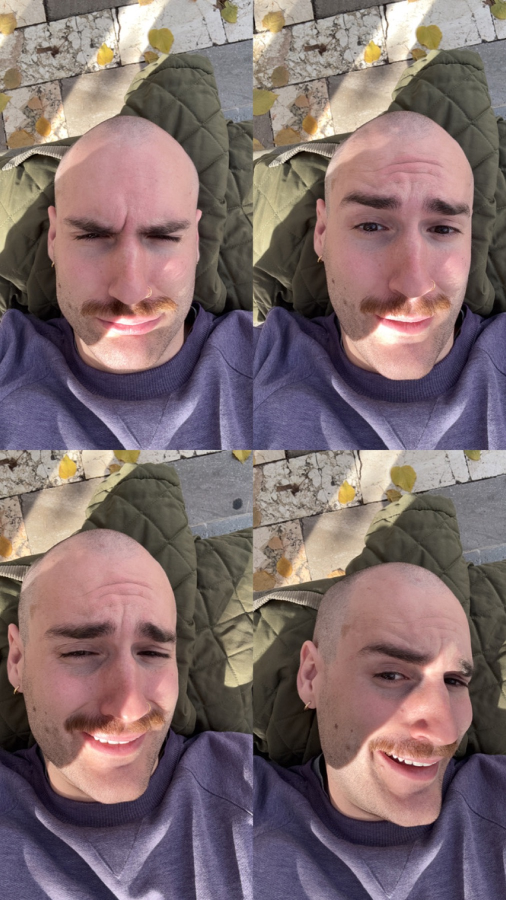
#> input picture img/about/ritratto.jpg, 1012 x 1800 px (shown at 1/2 size); its folder holds only this picture in this run
$ python optimize_images.py ../img/about/ritratto.jpg
#> lines starting #> are read from the running program, lines starting #| are printed output that depends on the picture
#!/usr/bin/env python3
"""Prepare photos for the site.

Resizes, fixes rotation, strips metadata (including GPS) and saves web-ready
JPEGs into img/<section>/. For the archive it numbers photos 0001.jpg, 0002.jpg ... (1800 px), writes
900 px thumbnails to img/archivio/thumbs/ and rebuilds img/archivio/archivio.json.

Usage (from the repo root):
    pip3 install pillow
    python3 tools/optimize_images.py ~/Desktop/foto-archivio archivio
    python3 tools/optimize_images.py ~/Desktop/siculo siculo
    python3 tools/optimize_images.py --manifest-only      # just rebuild archivio.json

New archive photos are numbered after the last one, so import each batch once.
Project photos are renamed cover.jpg,
01.jpg, 02.jpg ... as the pages expect (a file named "cover..." becomes the cover).

Sections: archivio, boheme, modi, siculo, faccioni, place-of-freedom,
papa-che-fanno-i-papa, about. Originals are never modified.
"""
import argparse
import json
import re
import sys
from pathlib import Path

try:
    from PIL import Image, ImageOps
except ImportError:
    sys.exit("Pillow is missing: run  pip3 install pillow")

ROOT = Path(__file__).resolve().parent.parent
IMG = ROOT / "img"
ARCHIVE = IMG / "archivio"
MANIFEST = ARCHIVE / "archivio.json"
EXTS = {".jpg", ".jpeg", ".png", ".tif", ".tiff", ".webp", ".heic"}
MAX_SIDE = 2000      # px, long side (project pages)
ARCHIVE_SIDE = 1800  # px, archive photos
THUMB_SIDE = 900     # px, archive thumbnails in img/archivio/thumbs/
QUALITY = 82


def process(src, dest_dir, name, side=MAX_SIDE, thumb_dir=None):
#> called with name = '0001', side = 1800
    dest = dest_dir / (name + ".jpg")
    with Image.open(src) as im:
#> im is the input picture: PIL image 1012x1800 RGB; mean R, G, B 128.7, 109.4, 110.2
        im = ImageOps.exif_transpose(im)
        if im.mode not in ("RGB", "L"):
            im = im.convert("RGB")
        im.thumbnail((side, side), Image.LANCZOS)
        # No exif/icc passed -> metadata (camera serial, GPS) is dropped.
        im.save(dest, "JPEG", quality=QUALITY, optimize=True, progressive=True)
        if thumb_dir:
            im.thumbnail((THUMB_SIDE, THUMB_SIDE), Image.LANCZOS)
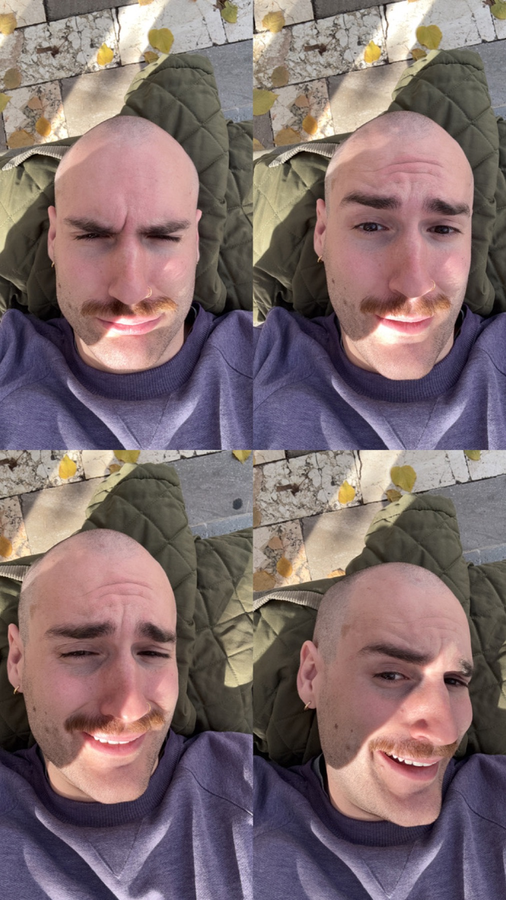
#> im: PIL image 506x900 RGB; mean R, G, B 128.7, 109.4, 110.2
            im.save(thumb_dir / dest.name, "JPEG", quality=QUALITY, optimize=True, progressive=True)
    return dest


def read_manifest():
    if not MANIFEST.exists():
        return {}
    try:
        return {p["file"]: p for p in json.loads(MANIFEST.read_text(encoding="utf-8")) if p.get("file")}
    except (json.JSONDecodeError, TypeError):
        sys.exit("img/archivio/archivio.json is not valid JSON: fix it before re-running")


def next_number():
    nums = [int(p.stem) for p in ARCHIVE.glob("*.jpg") if p.stem.isdigit()]
    return max(nums, default=0) + 1


def write_manifest():
    """Format agreed with Design (docs/DESIGN.md):
    [{"n": "0001", "file": "0001.jpg", "film": "", "luogo": "", "anno": null}]
    Hand-written film / luogo / anno are kept."""
    old = read_manifest()
    photos = []
    for f in sorted(ARCHIVE.glob("*.jpg")):
        entry = old.get(f.name, {})
        photos.append({"n": f.stem, "file": f.name, "film": entry.get("film", ""),
                       "luogo": entry.get("luogo", ""), "anno": entry.get("anno"),
                       **{k: v for k, v in entry.items() if k not in {"n", "file", "film", "luogo", "anno"}}})
    MANIFEST.write_text(json.dumps(photos, ensure_ascii=False, indent=2) + "\n", encoding="utf-8")
    print(f"img/archivio/archivio.json: {len(photos)} photos")


def main():
    ap = argparse.ArgumentParser(description=__doc__, formatter_class=argparse.RawDescriptionHelpFormatter)
    ap.add_argument("source", nargs="?", help="folder (or single file) with the original photos")
    ap.add_argument("section", nargs="?", default="archivio", help="destination folder inside img/")
    ap.add_argument("--manifest-only", action="store_true")
    args = ap.parse_args()

    if not args.manifest_only:
        if not args.source:
            ap.error("source folder is required")
        src = Path(args.source).expanduser()
        items = [src] if src.is_file() else sorted(
            p for p in src.rglob("*") if p.suffix.lower() in EXTS and not p.name.startswith("."))
        if not items:
            sys.exit(f"No photos found in {src}")
        dest_dir = IMG / args.section
        dest_dir.mkdir(parents=True, exist_ok=True)
        total = 0
        # Project pages expect cover.jpg + 01.jpg, 02.jpg ... (in name order).
        # A file whose name starts with "cover" becomes the cover; otherwise the first one.
        archive = args.section == "archivio"
        thumb_dir = None
        if archive:
            # Archive: 0001.jpg, 0002.jpg ... continuing after the last one, + thumbnail.
            thumb_dir = ARCHIVE / "thumbs"
            thumb_dir.mkdir(parents=True, exist_ok=True)
            start = next_number()
            names = [(p, f"{start + i:04d}") for i, p in enumerate(items)]
        else:
            covers = [p for p in items if p.stem.lower().startswith("cover")]
            cover = covers[0] if covers else items[0]
            rest = [p for p in items if p is not cover]
            names = [(cover, "cover")] + [(p, f"{i:02d}") for i, p in enumerate(rest, 1)]
        for p, name in names:
            try:
                out = process(p, dest_dir, name, ARCHIVE_SIDE if archive else MAX_SIDE, thumb_dir)
            except Exception as e:  # unreadable file (e.g. HEIC without plugin)
                print(f"! skipped {p.name}: {e}")
                continue
            kb = out.stat().st_size // 1024
            total += kb
            print(f"  {p.name} -> {out.relative_to(ROOT)} ({kb} KB)")
        print(f"{len(items)} photos, {total / 1024:.1f} MB total")

    if args.manifest_only or args.section == "archivio":
        write_manifest()


if __name__ == "__main__":
    main()

$ run again, on img/faccioni/01.jpg
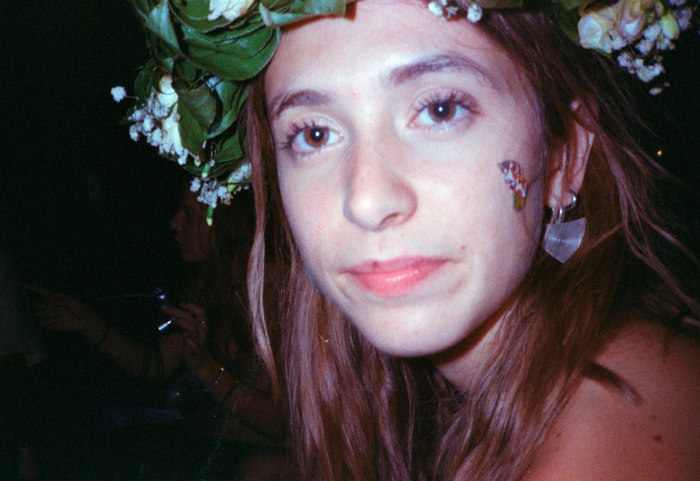
#> input picture img/faccioni/01.jpg, 1400 x 962 px (shown at 1/2 size)
#> in process, im is the input picture: PIL image 1400x962 RGB; mean R, G, B 77.1, 66.4, 67.8
#> in process, `im.thumbnail((THUMB_SIDE, THUMB_SIDE), Image.LANCZOS)`:
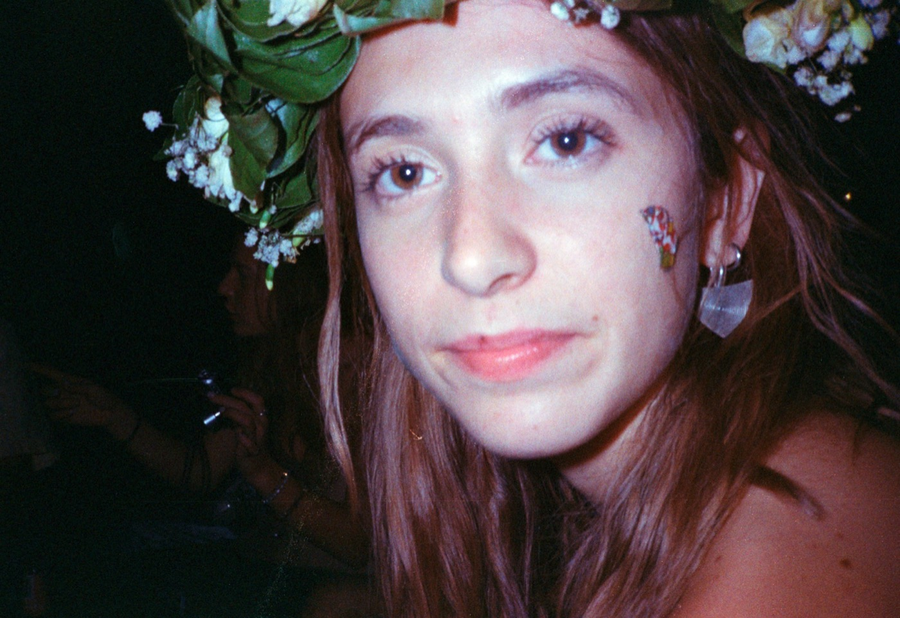
#> im: PIL image 900x618 RGB; mean R, G, B 77.1, 66.4, 67.8

$ run again, on img/faccioni/02.jpg
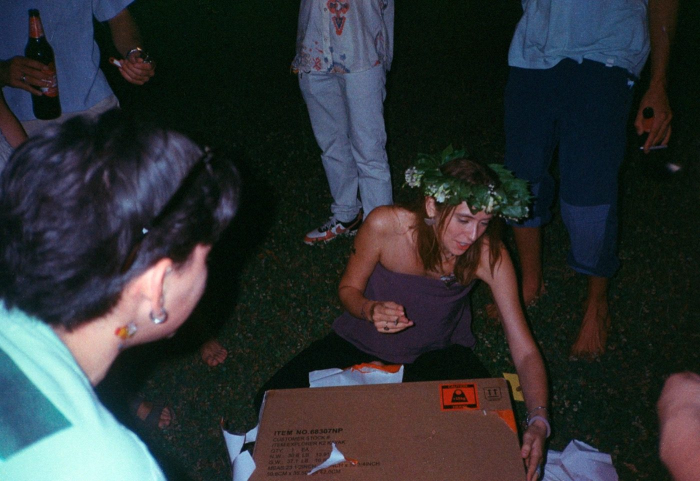
#> input picture img/faccioni/02.jpg, 1400 x 962 px (shown at 1/2 size)
#> in process, im is the input picture: PIL image 1400x962 RGB; mean R, G, B 46.5, 50, 52
#> in process, `im.thumbnail((THUMB_SIDE, THUMB_SIDE), Image.LANCZOS)`:
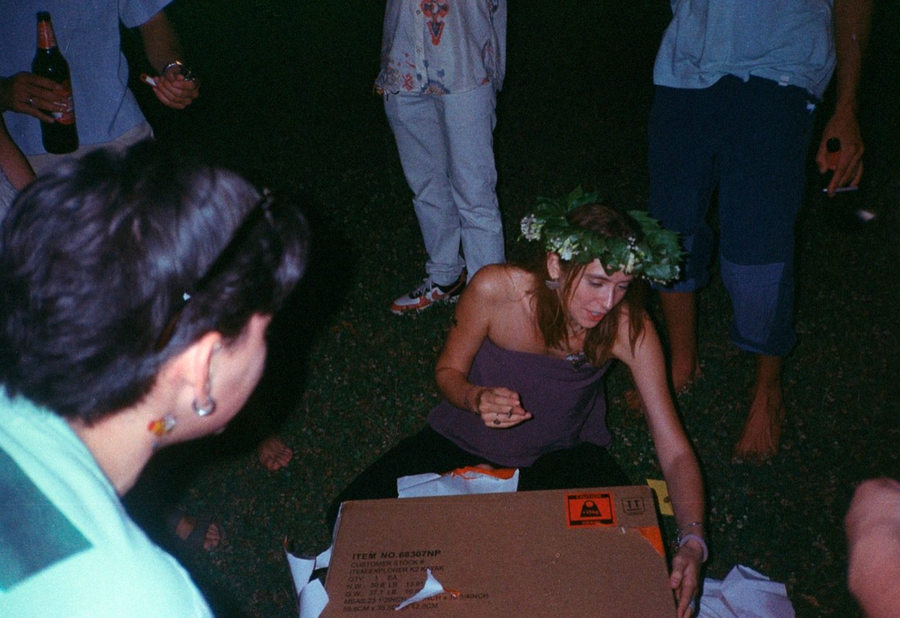
#> im: PIL image 900x618 RGB; mean R, G, B 46.5, 50, 52

$ run again, on img/faccioni/04.jpg
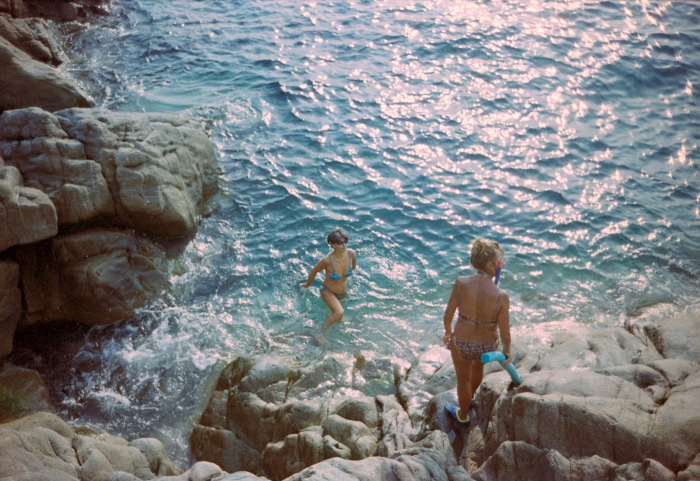
#> input picture img/faccioni/04.jpg, 1400 x 962 px (shown at 1/2 size)
#> in process, im is the input picture: PIL image 1400x962 RGB; mean R, G, B 123.7, 126.6, 128.9
#> in process, `im.thumbnail((THUMB_SIDE, THUMB_SIDE), Image.LANCZOS)`:
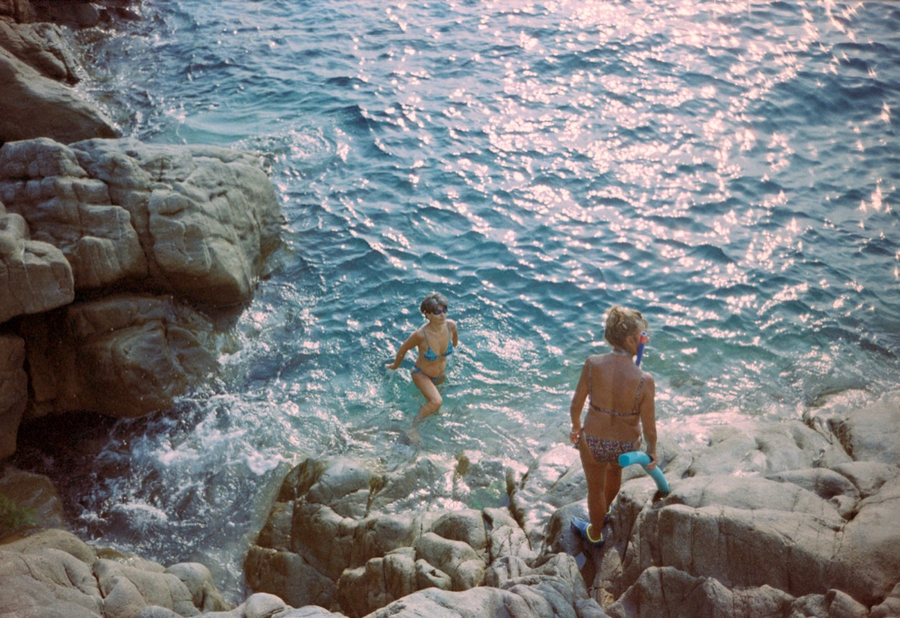
#> im: PIL image 900x618 RGB; mean R, G, B 123.7, 126.6, 128.9
